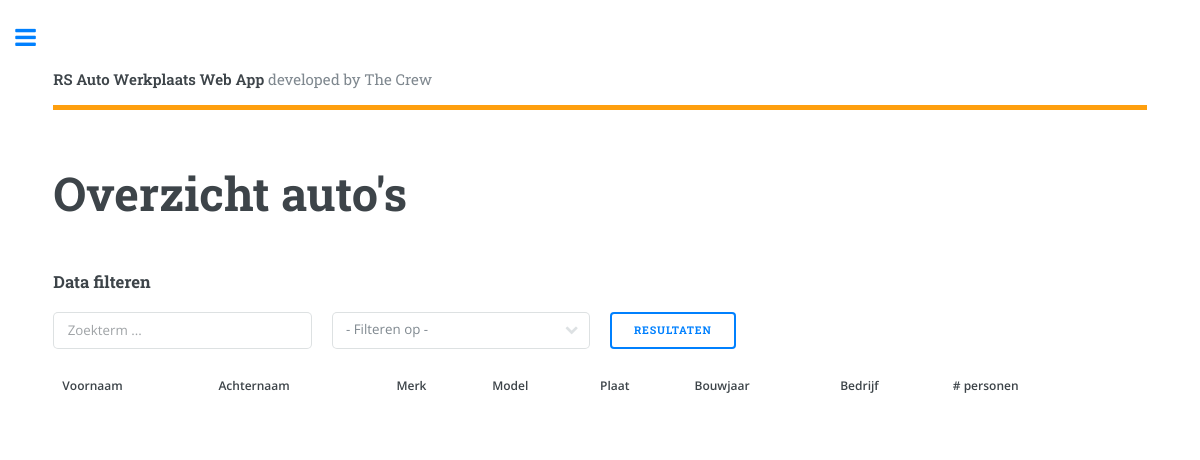
Page /overview_cars.php on the earlier database version.
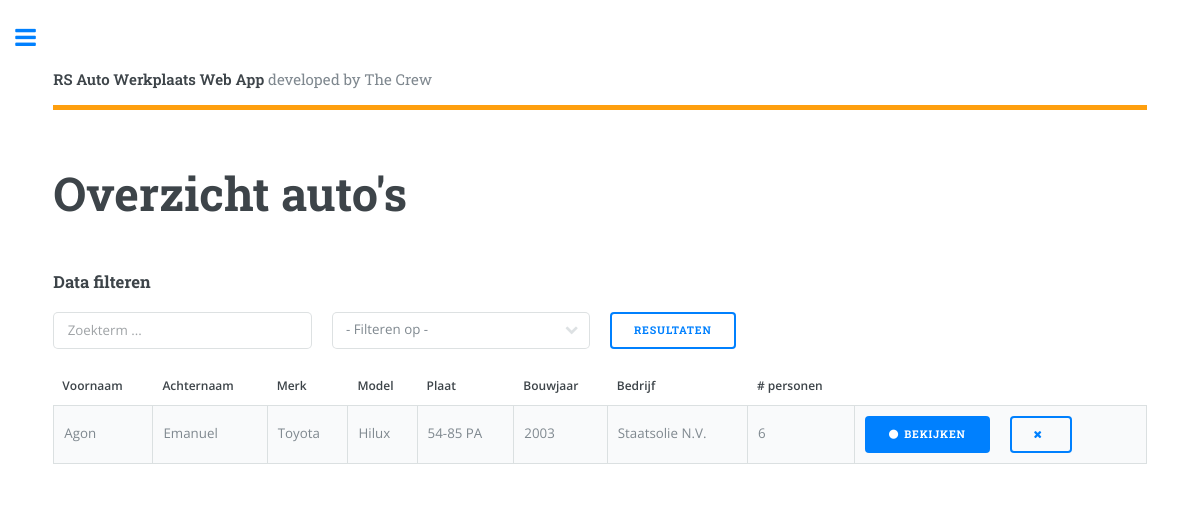
Same page on the later database version.
### tables this page shows
CREATE TABLE `cars` (
  `id` int(11) NOT NULL AUTO_INCREMENT,
  `person_id` int(11) NOT NULL,
  `inspected` int(11) NOT NULL DEFAULT '0',
  `car_model_id` int(11) NOT NULL,
  `license_plate` varchar(45) NOT NULL,
  `sachi_number` varchar(45) NOT NULL,
  `manufactured_date` int(11) NOT NULL DEFAULT '2000',
  `company_id` int(11) NOT NULL,
  `number_persons` int(11) NOT NULL,
  `image` text NOT NULL,
  `created_at` timestamp NOT NULL DEFAULT CURRENT_TIMESTAMP,
  PRIMARY KEY (`id`)
);

CREATE TABLE `persons` (
  `id` int(11) NOT NULL AUTO_INCREMENT,
  `firstname` varchar(255) NOT NULL,
  `lastname` varchar(255) NOT NULL,
  `address` varchar(255) NOT NULL,
  `email` varchar(255) NOT NULL,
  `phone` varchar(255) NOT NULL,
  `created_at` timestamp NOT NULL DEFAULT CURRENT_TIMESTAMP,
  PRIMARY KEY (`id`)
);

CREATE TABLE `car_models` (
  `id` int(11) NOT NULL AUTO_INCREMENT,
  `brand` varchar(45) NOT NULL,
  `model` varchar(45) NOT NULL,
  `created_at` timestamp NOT NULL DEFAULT CURRENT_TIMESTAMP,
  PRIMARY KEY (`id`)
);

CREATE TABLE `companies` (
  `id` int(11) NOT NULL AUTO_INCREMENT,
  `name` varchar(45) NOT NULL,
  `address` varchar(255) NOT NULL,
  `phone` varchar(255) NOT NULL,
  `email` varchar(255) NOT NULL,
  `created_at` timestamp NOT NULL DEFAULT CURRENT_TIMESTAMP,
  PRIMARY KEY (`id`)
);

### overview_cars.php (the view, shortened to what this page needs)
<?php
	require 'includes/head.php';
	require 'backend/db.php';
	$columns = array('persons.firstname', 'persons.lastname', 'brand', 'model', 'license_plate', 'manufactured_date', 'company_id', 'number_persons');
?>
<div id="wrapper">
		<div id="main">
			<div class="inner">
					<?php
						require 'includes/header.php';
					?>
					<section>
						<header class="main">
							<h1>Overzicht auto's</h1>
						</header>
						<div class="row 200%">
							<div class="12u 12u$(medium)">
								<h3>Data filteren</h3>
								<form method="POST" action="<?php echo $_SERVER['PHP_SELF']; ?>">
									<div class="row">
										<div class="3u 12u$(xsmall)">
											<input name="term" value="" placeholder="Zoekterm ..." type="text">
										</div>
										<div class="3u 12u$(xsmall)">
											<div class="select-wrapper">
												<select name="column" id="column">
													<option value="">- Filteren op -</option>
												</select>
											</div>
										</div>
										<div class="1u 12u$(xsmall)">
											<button class="button" name="searchTerm" type="submit">Resultaten</button>
										</div>
									</div>
								</form>
								<div class="table-wrapper">
									<table class="alt">
										<thead id="thead">
											<tr>
												<th>Voornaam</th>
												<th>Achternaam</th>
												<th>Merk</th>
												<th>Model</th>
												<th>Plaat</th>
												<th>Bouwjaar</th>
												<th>Bedrijf</th>
												<th># personen</th>
												<th></th>
											</tr>
										</thead>
										<tbody>
						<?php
							if(isset($_POST['searchTerm']) && !empty($_POST['term']) && !empty($_POST['column'])) {
								$term = $_POST['term'];
								$column = $_POST['column'];
								$column = $columns[$column];
								$sql = "SELECT * FROM persons
								INNER JOIN cars ON persons.id = cars.person_id
								INNER JOIN car_models ON car_models.id = cars.car_model_id
								LEFT JOIN companies ON cars.company_id = companies.id WHERE $column = '$term'";
								echo $sql;
								$query = $conn->query($sql);
								if($query->num_rows == 0) {
									echo '<div class="box"><p>Foutmelding komt hierin. <b>Check dit</b></p></div>';
									$style = 'none';
								}
								while ($result = $query->fetch_assoc()) {
									$id = $result['firstname'];
									$firstname = $result['firstname'];
									$lastname = $result['lastname'];
									$brand = $result['brand'];
									$model = $result['model'];
									$license_number = $result['license_plate'];
									$manufactured_date = $result['manufactured_date'];
									$company = $result['company_id'];
									$number_persons = $result['number_persons'];
									$created_at = $result['created_at'];
									if($company == 0) {
										$company = "Nee";
									} else if($company > 0) {
										$company = $result['name'];
									}
						?>
									<tr>
										<td><?php echo $firstname; ?></td>
										<td><?php echo $lastname; ?></td>
										<td><?php echo $brand; ?></td>
										<td><?php echo $model; ?></td>
										<td><?php echo $license_number; ?></td>
										<td><?php echo $manufactured_date; ?></td>
										<td><?php echo $company; ?></td>
										<td><?php echo $number_persons; ?></td>
										<td><a href="view_car.php?id=<?php echo $id; ?>" class="button special icon fa-circle">Bekijken</a><a style="margin-left: 20px;" onclick="remove.car('<?php echo $id; ?>', '<?php echo $brand.' '.$model; ?>')" class="button icon fa-times"></a></td>
									</tr>
						<?php
								}
							} else {
								$sql = "SELECT * FROM persons
								INNER JOIN cars ON persons.id = cars.person_id
								INNER JOIN car_models ON car_models.id = cars.car_model_id
								LEFT JOIN companies ON cars.company_id = companies.id";
								$query = $conn->query($sql);
								while ($result = $query->fetch_assoc()) {
									$id = $result['id'];
									$firstname = $result['firstname'];
									$lastname = $result['lastname'];
									$brand = $result['brand'];
									$model = $result['model'];
									$license_number = $result['license_plate'];
									$manufactured_date = $result['manufactured_date'];
									$company = $result['company_id'];
									$number_persons = $result['number_persons'];
									if($company == 0) {
										$company = "Nee";
									} else if($company > 0) {
										$company = $result['name'];
									}
								?>
									<tr>
										<td><?php echo $firstname; ?></td>
										<td><?php echo $lastname; ?></td>
										<td><?php echo $brand; ?></td>
										<td><?php echo $model; ?></td>
										<td><?php echo $license_number; ?></td>
										<td><?php echo $manufactured_date; ?></td>
										<td><?php echo $company; ?></td>
										<td><?php echo $number_persons; ?></td>
										<td><a href="view_car.php?id=<?php echo $id; ?>" class="button special icon fa-circle">Bekijken</a><a style="margin-left: 20px;" onclick="remove.car('<?php echo $id; ?>', '<?php echo $brand.' '.$model; ?>')" class="button icon fa-times"></a></td>
									</tr>
						<?php
									}
							}
						?>
										</tbody>
									</table>
								</div>
							</div>
						</div>
					</section>
			</div>
		</div>
</div>
<?php
	require 'includes/foot.php';
?>

### includes/head.php (shortened to what this page needs)
<!DOCTYPE HTML>
<html>
	<head>
		<link rel="stylesheet" href="assets/css/sweetalert2.min.css">
		<link rel="stylesheet" href="assets/css/jquery-ui.min.css" />
		<link rel="stylesheet" href="assets/css/main.css" />
		<link rel="stylesheet" href="assets/css/my_css.css" />
	</head>
	<body>

### includes/header.php
<header id="header">
	<a href="#" class="logo"><strong>RS Auto Werkplaats Web App</strong> developed by The Crew</a>
</header>

### includes/foot.php (shortened to what this page needs)
	</body>
</html>

Differences in the rows shown:
now on this page (row edited): cars: person.firstname "Agon", person.lastname "Emanuel", car_model.brand "Toyota", car_model.model "Hilux", license_plate "54-85 PA", manufactured_date "2003", company.name "Staatsolie N.V.", number_persons "6"
